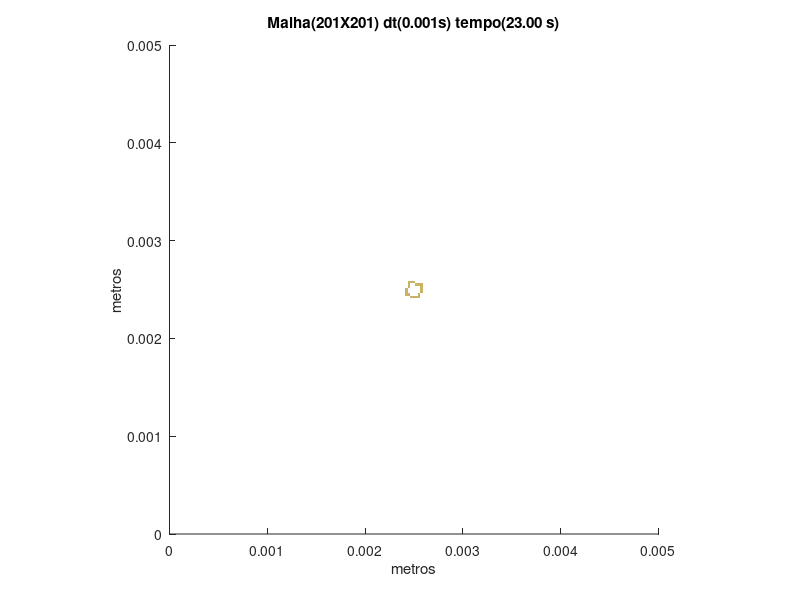

The MATLAB script that drew this image:
set (gca,'PlotBoxAspectRatio',[1 1 1],'Xlim',[0,0.005],'Ylim',[0,0.005])
hold on
title('Malha(201X201) dt(0.001s) tempo(23.00 s)')
hold on
ylabel('metros')
hold on
xlabel('metros')
hold on

fill([0.00246268656716418 0.00246268656716418 0.00248756218905473 0.00248756218905473],[0.00241293532338308 0.00243781094527363 0.00243781094527363 0.00241293532338308],[0.8,0.7,0.4],'LineStyle','none')

fill([0.00248756218905473 0.00248756218905473 0.00251243781094527 0.00251243781094527],[0.00241293532338308 0.00243781094527363 0.00243781094527363 0.00241293532338308],[0.8,0.7,0.4],'LineStyle','none')

fill([0.00251243781094527 0.00251243781094527 0.00253731343283582 0.00253731343283582],[0.00241293532338308 0.00243781094527363 0.00243781094527363 0.00241293532338308],[0.8,0.7,0.4],'LineStyle','none')

fill([0.00253731343283582 0.00253731343283582 0.00256218905472637 0.00256218905472637],[0.00241293532338308 0.00243781094527363 0.00243781094527363 0.00241293532338308],[0.8,0.7,0.4],'LineStyle','none')

fill([0.00241293532338308 0.00241293532338308 0.00243781094527363 0.00243781094527363],[0.00243781094527363 0.00246268656716418 0.00246268656716418 0.00243781094527363],[0.8,0.7,0.4],'LineStyle','none')

fill([0.00243781094527363 0.00243781094527363 0.00246268656716418 0.00246268656716418],[0.00243781094527363 0.00246268656716418 0.00246268656716418 0.00243781094527363],[0.8,0.7,0.4],'LineStyle','none')

fill([0.00253731343283582 0.00253731343283582 0.00256218905472637 0.00256218905472637],[0.00243781094527363 0.00246268656716418 0.00246268656716418 0.00243781094527363],[0.8,0.7,0.4],'LineStyle','none')

fill([0.00241293532338308 0.00241293532338308 0.00243781094527363 0.00243781094527363],[0.00246268656716418 0.00248756218905473 0.00248756218905473 0.00246268656716418],[0.8,0.7,0.4],'LineStyle','none')

fill([0.00256218905472637 0.00256218905472637 0.00258706467661692 0.00258706467661692],[0.00246268656716418 0.00248756218905473 0.00248756218905473 0.00246268656716418],[0.8,0.7,0.4],'LineStyle','none')

fill([0.00241293532338308 0.00241293532338308 0.00243781094527363 0.00243781094527363],[0.00248756218905473 0.00251243781094527 0.00251243781094527 0.00248756218905473],[0.8,0.7,0.4],'LineStyle','none')

fill([0.00256218905472637 0.00256218905472637 0.00258706467661692 0.00258706467661692],[0.00248756218905473 0.00251243781094527 0.00251243781094527 0.00248756218905473],[0.8,0.7,0.4],'LineStyle','none')

fill([0.00243781094527363 0.00243781094527363 0.00246268656716418 0.00246268656716418],[0.00251243781094527 0.00253731343283582 0.00253731343283582 0.00251243781094527],[0.8,0.7,0.4],'LineStyle','none')

fill([0.00256218905472637 0.00256218905472637 0.00258706467661692 0.00258706467661692],[0.00251243781094527 0.00253731343283582 0.00253731343283582 0.00251243781094527],[0.8,0.7,0.4],'LineStyle','none')

fill([0.00243781094527363 0.00243781094527363 0.00246268656716418 0.00246268656716418],[0.00253731343283582 0.00256218905472637 0.00256218905472637 0.00253731343283582],[0.8,0.7,0.4],'LineStyle','none')

fill([0.00251243781094527 0.00251243781094527 0.00253731343283582 0.00253731343283582],[0.00253731343283582 0.00256218905472637 0.00256218905472637 0.00253731343283582],[0.8,0.7,0.4],'LineStyle','none')

fill([0.00253731343283582 0.00253731343283582 0.00256218905472637 0.00256218905472637],[0.00253731343283582 0.00256218905472637 0.00256218905472637 0.00253731343283582],[0.8,0.7,0.4],'LineStyle','none')

fill([0.00256218905472637 0.00256218905472637 0.00258706467661692 0.00258706467661692],[0.00253731343283582 0.00256218905472637 0.00256218905472637 0.00253731343283582],[0.8,0.7,0.4],'LineStyle','none')

fill([0.00243781094527363 0.00243781094527363 0.00246268656716418 0.00246268656716418],[0.00256218905472637 0.00258706467661692 0.00258706467661692 0.00256218905472637],[0.8,0.7,0.4],'LineStyle','none')

fill([0.00246268656716418 0.00246268656716418 0.00248756218905473 0.00248756218905473],[0.00256218905472637 0.00258706467661692 0.00258706467661692 0.00256218905472637],[0.8,0.7,0.4],'LineStyle','none')

fill([0.00248756218905473 0.00248756218905473 0.00251243781094527 0.00251243781094527],[0.00256218905472637 0.00258706467661692 0.00258706467661692 0.00256218905472637],[0.8,0.7,0.4],'LineStyle','none')
